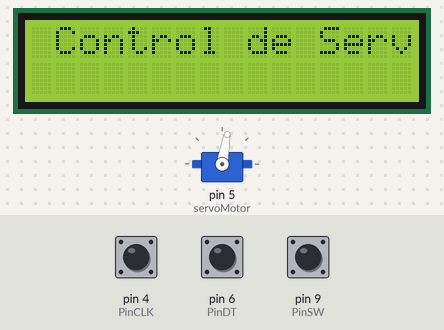
A sketch run on a simulated SparkFun Pro Micro, built with avr-gcc and run on an emulated ATmega32U4. Shown: 16×2 character LCD, servo. Inputs (shaded band) come from the test bench; at power-on: pin 9 (PinSW) HIGH, pin 4 (PinCLK) HIGH, pin 6 (PinDT) HIGH. What the sketch prints to the serial monitor is not drawn.

Above: at 2.2 s.
2.3 s: pin 9 (PinSW) pulled LOW for 0.15 s
At 2.8 s:
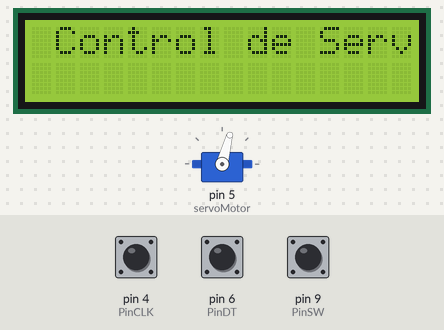
3.9 s: pin 4 (PinCLK) pulsed LOW 5 times (0.12 s each, 0.3 s apart)
At 5.8 s:
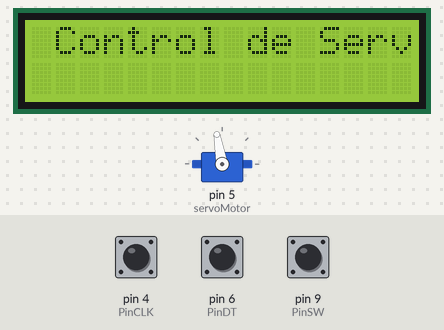
6.9 s: pin 9 (PinSW) pulled LOW for 1 s
At 7.5 s:
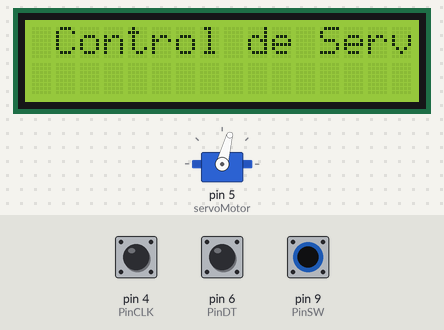
Timing chart, 0 to 9.9 s (numbered marks = the images above; inputs shaded):
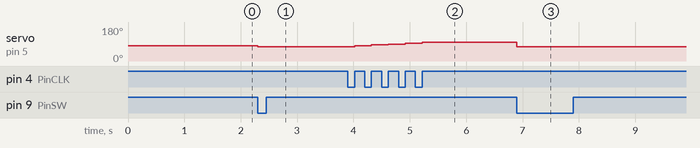

The sketch:

Servo_con_Rotatory_Encoder.ino
```cpp
// Incluímos la librería para poder controlar el servo
#include  <Wire.h>
#include  <LiquidCrystal_I2C.h>
#include <Servo.h>


LiquidCrystal_I2C lcd(0x27, 2, 1, 0, 4, 5, 6, 7, 3, POSITIVE);

int val;
int PinCLK = 4;
int PinDT = 6;
int PinSW = 9;

int Posicion = 75;
int PinCLKanterior = LOW;
int n = LOW;

// Declaramos la variable para controlar el servo
Servo servoMotor;
  //

void setup() {
  // Iniciamos el monitor serie para mostrar el resultado
  lcd.begin(16, 2);
  lcd.clear();
  lcd.print(" Control de Servo ");
  delay(1000);
  Serial.begin(9600);
  pinMode (PinCLK, INPUT);
  pinMode (PinDT, INPUT);
  pinMode (PinSW, INPUT);

  // Iniciamos el servo para que empiece a trabajar con el pin 9
  servoMotor.attach(5);
}

void loop() {

  n = digitalRead(PinCLK);
  if ((PinCLKanterior == LOW) && (n == HIGH)) {
    if (digitalRead(PinDT) == LOW) {
      Posicion -= 5;
    }
    else {
      Posicion += 5;
    }

    servoMotor.write(Posicion);
    Serial.println (Posicion);
  }
  PinCLKanterior = n;
  if ((digitalRead(PinSW) == LOW)) {
    Posicion = 75;
Serial.println (Posicion);
    servoMotor.write(Posicion);
  }

  // Desplazamos a la posición 0º
}
```

Measured:
- after the input at 2.3 s, servo on pin 5 (servoMotor): 80° → 75° at once
- after the input at 3.9 s, servo on pin 5 (servoMotor): moves from 75° to 100° over 1.2 s, starting after 0.12 s
- after the input at 6.9 s, servo on pin 5 (servoMotor): 100° → 75° at once
